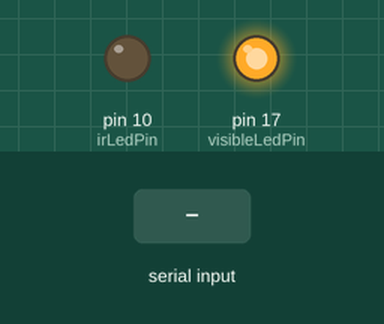
Recording of a sketch running on a simulated SparkFun Pro Micro, built with avr-gcc and run on an emulated ATmega32U4. Shown: output pins drawn as LEDs (lit = HIGH). The inputs (shaded band) are chosen by the test bench. What the sketch prints to the serial monitor is not drawn.

Above: at 1.2 s.
1.3 s: "90,45\n" received over Serial
Timing chart, 0 to 4.3 s (numbered marks = the images above; inputs shaded):
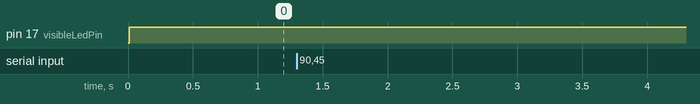

The sketch:

tx_tone.ino
```cpp
// (licence header left out)
#define SPECIAL_PWM
const int irLedPin = 10; //should be 10 for special PWM

const int visibleLedPin = 17;
const int visibleLedOn = LOW;
const int visibleLedOff = HIGH;

const int bufSize = 200;

unsigned long buffer[bufSize];
int items;

void setup() {
    Serial.begin(9600);
    while (!Serial);
    Serial.setTimeout(200);
    pinMode(visibleLedPin, OUTPUT);
    pinMode(irLedPin, OUTPUT);

#ifdef SPECIAL_PWM
    //fast PWM with period OCR1A: WGM13:0 = 15
    //no clock prescaler (16MHz clock): CS12:0 = 1
    TCCR1A = _BV(WGM11) | _BV(WGM10);
    TCCR1B = _BV(WGM13) | _BV(WGM12)   | _BV(CS10);
    OCR1A = 421; //for 38Khz
    OCR1B = 100; //cycles it's on for
#endif
}

void startBurst() {
    digitalWrite(visibleLedPin, visibleLedOn);
#ifdef SPECIAL_PWM
    //output B non-inverting: COM1B1:0 = 2
    TCCR1A |= _BV(COM1B1);
#else
    tone(irLedPin, 38000);
#endif
}

void stopBurst() {
    digitalWrite(visibleLedPin, visibleLedOff);
#ifdef SPECIAL_PWM
    //turn off PWM output
    TCCR1A &= ~_BV(COM1B1);
#else
    noTone(irLedPin);
#endif
}

void loop() {
    int i = 0;
    byte level = 1;
    unsigned long time, prevTime;
    if (Serial.available()) {
        long data;
        while (data = Serial.parseInt()) {
            if (i < bufSize) {
                buffer[i++] = data;
            }
        }
        items = i;
        Serial.print("received ");
        Serial.println(items);
        prevTime = micros();
        for (i = 0; i < items; i ++) {
            unsigned long us = buffer[i];
            if (level) {
                startBurst();
            } else {
                stopBurst();
            }
            while ((time=micros()) - prevTime < us);
            prevTime = time;
            level = !level;
        }
    }
    stopBurst();
}
```
